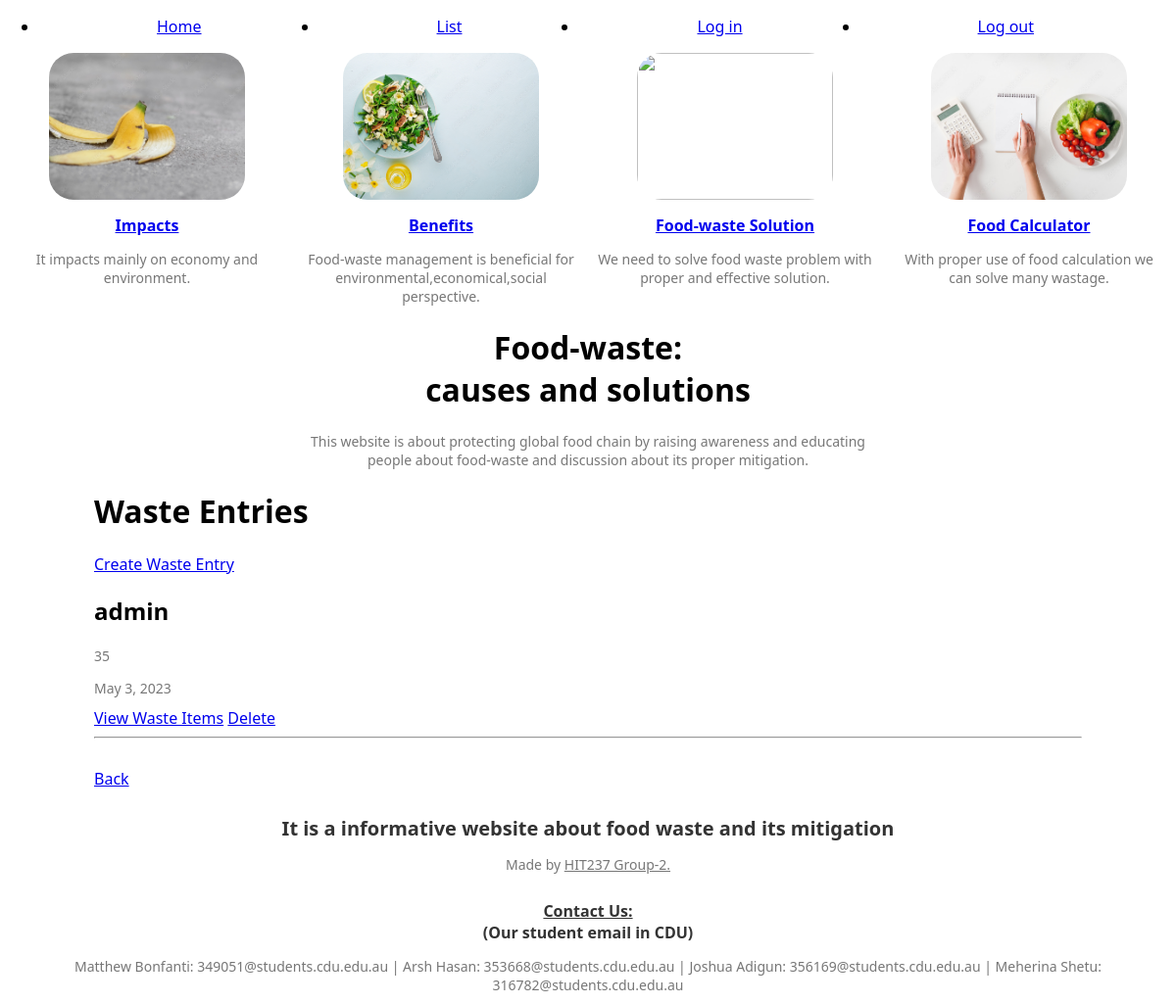
Page /audit/entries/ (signed in) on the earlier database version.
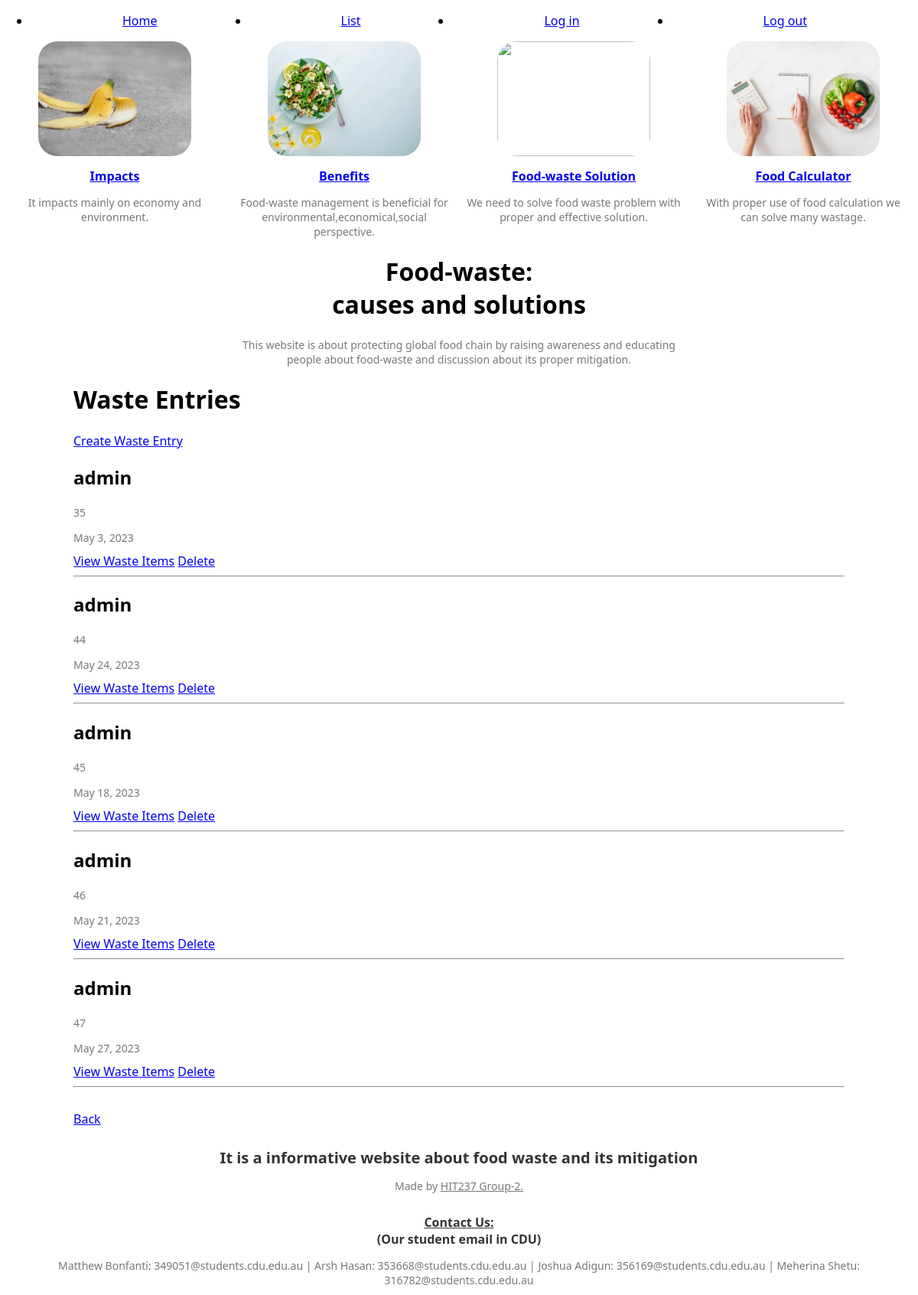
Same page on the later database version.
### audit/models.py (models this page shows, shortened)
class WasteEntries(models.Model):
    wasteEntryID = models.AutoField(primary_key=True)
    userID = models.ForeignKey(
        auth.User,
        on_delete=models.CASCADE,
        db_column='userID'
    )
    date = models.DateField()
    class Meta:
        verbose_name_plural = "Waste Entries"

### audit/views.py (the view)
# urls.py: path('entries/', views.waste_entries, name='entries'),
def waste_entries(request):
    entries = WasteEntries.objects.filter(userID = request.session['id'])
    return render(request, 'audit/waste_entries.html', {'entries': entries})

### audit/templates/audit/waste_entries.html (shortened to what this page needs)
{% extends 'users/__base.html' %}
{% block content %}
<h1>Waste Entries</h1>
<a href="{% url 'audit:create' %}">Create Waste Entry</a>
{% for entry in entries %}
    <h2>{{ entry.userID.username }}</h2>
    <p>{{ entry.wasteEntryID }}</p>
    <p>{{ entry.date }}</p>
    <a href="{% url 'audit:items' entry.wasteEntryID %}">View Waste Items</a>
    <a href="{% url 'audit:delete_entry' entry.wasteEntryID %}">Delete</a>
    <hr>
{% endfor %}
    <br />
    <a href="{% url 'audit:auditHome' %}">Back</a>
{% endblock%}

### users/templates/users/__base.html (shortened to what this page needs)
{% load static %}
<!DOCTYPE html>
<html lang="en">
<head>
    <link rel="stylesheet" type="text/css" href="{% static 'users/css/styles.css' %}">
</head>
<body>
    <header>
        {% include 'users/header.html' %}
    </header>
    <main>
        {% block content %}{% endblock%}
    </main>
    <footer>
        {% include 'users/footer.html' %}
    </footer>
</body>
</html>

### users/templates/users/header.html
{% load static %}
{% include 'users/navbar.html' %}
<nav class="nagivation-images">
    <article>
        <img src="{% static 'users/images/cause.png'%}" />
        <h5><a href="{% url 'items' 'impacts'%}">Impacts</a></h5>
        <p>It impacts mainly on economy and environment.</p>
    </article>
    <article>
        {% url 'items' as item_url %}
        <img src="{% static 'users/images/benefit.png'%}" />
        <h5><a href="{% url 'items' 'benefits'%}">Benefits</a></h5>
        <p>Food-waste management is beneficial for environmental,economical,social perspective.</p>
    </article>
    <article>
        <img src="{% static 'users/images/solution.png'%}" />
        <h5><a href="{% url 'items' 'solutions' %}">Food-waste Solution</a></h5>
        <p>We need to solve food waste problem with proper and effective solution.</p>
    </article>
    <article>
        {% url 'calculator' as calculator_url %}
        <img src="{% static 'users/images/calculator.png'%}" />
        <h5><a href="{% url 'calculator' %}">Food Calculator</a></h5>
        <p>With proper use of food calculation we can solve many wastage.</p>
    </article>
</nav>
<h1 class="title">Food-waste:<br>causes and solutions</h1>
<p>This website is about protecting global food chain by raising awareness and educating <br>people about food-waste and discussion about its proper mitigation.</p>

### users/templates/users/navbar.html
<nav>
    <div class="nav-links">
        <ul>
            <li class="nav-item">
                <a class="nav-link {% if navbar == 'Home' %} active {% endif %}" aria-current="page" href="{% url 'index' %}">Home</a>
            </li>
            <li class="nav-item">
                <a class="nav-link {% if navbar == 'list' %} active {% endif %}" href="{% url 'audit:list' %}">List</a>
            </li>
            <li class="nav-item" id="log">
                <a class="nav-link {% if navbar == 'login' %} active {% endif %}" href="{% url 'login' %}">Log in</a>
            </li>
            <li class="nav-item" id="log">
                <a class="nav-link {% if navbar == 'loginout' %} active {% endif %}" href="{% url 'logout' %}">Log out</a>
            </li>
        </ul>
    </div>
</nav>

### users/templates/users/footer.html
<h4>It is a informative website about food waste and its mitigation</h4>
<p>Made by <u>HIT237 Group-2.</u></p>
<h5><u> Contact Us: </u><br>(Our student email in CDU)</h5>
<p>Matthew Bonfanti: 349051@students.cdu.edu.au | Arsh Hasan: 353668@students.cdu.edu.au | Joshua Adigun:  356169@students.cdu.edu.au | Meherina Shetu:  316782@students.cdu.edu.au</p>

### users/static/users/css/styles.css (style rules this page uses)
body { margin: 0; padding: 0; font-family: 'Segoe UI', Tahoma, Geneva, Verdana, sans-serif; }
header { color: black; height: 12%; width: 100%; }
main { width: 100%; height: 76%; background-size: cover; padding-left: 8%; padding-right: 8%; box-sizing: border-box; text-align: left; }
footer { height: 12%; color: black; }
img { height: 150px; width: 200px; object-fit: cover; transition: background-color 300ms; border-radius: 25px; }
nav ul { display: flex; }
.nagivation-images { display: flex; justify-content: space-between; }
.nagivation-images article { flex: 1; max-width: 25%; text-align: center; margin: 0 10px; }
.nagivation-images article img { max-width: 100%; }
.nagivation-images article h5 { margin-top: 10px; margin-bottom: 5px; }
.nagivation-images article p { margin-bottom: 0; }
a.nav-link { margin: 120px; }
body { margin: 0; padding: 0; text-align: center; }
h4 { color: #333; font-size: 20px; margin-bottom: 10px; }
p { color: #777; font-size: 14px; margin-bottom: 10px; }
h5 { color: #333; font-size: 16px; margin-bottom: 5px; }

Differences in the rows shown:
added WasteEntries: userID.username "admin", wasteEntryID "44", date "May 24, 2023"
added WasteEntries: userID.username "admin", wasteEntryID "45", date "May 18, 2023"
added WasteEntries: userID.username "admin", wasteEntryID "46", date "May 21, 2023"
added WasteEntries: userID.username "admin", wasteEntryID "47", date "May 27, 2023"
